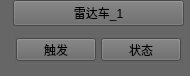
<?xml version="1.0" encoding="UTF-8"?>
<ui version="4.0">
 <class>ControlFrame</class>
 <widget class="QFrame" name="ControlFrame">
  <property name="geometry">
   <rect>
    <x>0</x>
    <y>0</y>
    <width>177</width>
    <height>67</height>
   </rect>
  </property>
  <property name="windowTitle">
   <string>Frame</string>
  </property>
  <property name="styleSheet">
   <string notr="true">background-color: rgb(102, 102, 102);</string>
  </property>
  <layout class="QGridLayout" name="gridLayout">
   <property name="leftMargin">
    <number>13</number>
   </property>
   <property name="topMargin">
    <number>0</number>
   </property>
   <property name="rightMargin">
    <number>6</number>
   </property>
   <property name="bottomMargin">
    <number>12</number>
   </property>
   <property name="horizontalSpacing">
    <number>1</number>
   </property>
   <item row="0" column="0">
    <widget class="QPushButton" name="btnShow">
     <property name="styleSheet">
      <string notr="true">background-color: rgb(102, 102, 102);</string>
     </property>
     <property name="text">
      <string>雷达车_1</string>
     </property>
     <property name="icon">
      <iconset resource="../Res.qrc">
       <normaloff>:/images/show.png</normaloff>:/images/show.png</iconset>
     </property>
     <property name="checkable">
      <bool>true</bool>
     </property>
    </widget>
   </item>
   <item row="1" column="0">
    <widget class="QGroupBox" name="groupBox_disp">
     <property name="title">
      <string/>
     </property>
     <layout class="QHBoxLayout" name="horizontalLayout">
      <property name="spacing">
       <number>5</number>
      </property>
      <property name="leftMargin">
       <number>0</number>
      </property>
      <property name="topMargin">
       <number>0</number>
      </property>
      <property name="rightMargin">
       <number>0</number>
      </property>
      <property name="bottomMargin">
       <number>0</number>
      </property>
      <item>
       <widget class="QPushButton" name="btnTrig">
        <property name="minimumSize">
         <size>
          <width>0</width>
          <height>23</height>
         </size>
        </property>
        <property name="text">
         <string>触发</string>
        </property>
        <property name="icon">
         <iconset resource="../Res.qrc">
          <normaloff>:/images/start.png</normaloff>:/images/start.png</iconset>
        </property>
        <property name="checkable">
         <bool>true</bool>
        </property>
       </widget>
      </item>
      <item>
       <widget class="QPushButton" name="btnStatus">
        <property name="minimumSize">
         <size>
          <width>0</width>
          <height>23</height>
         </size>
        </property>
        <property name="text">
         <string>状态</string>
        </property>
        <property name="checkable">
         <bool>true</bool>
        </property>
       </widget>
      </item>
     </layout>
    </widget>
   </item>
  </layout>
 </widget>
 <resources>
  <include location="../Res.qrc"/>
 </resources>
 <connections/>
</ui>
